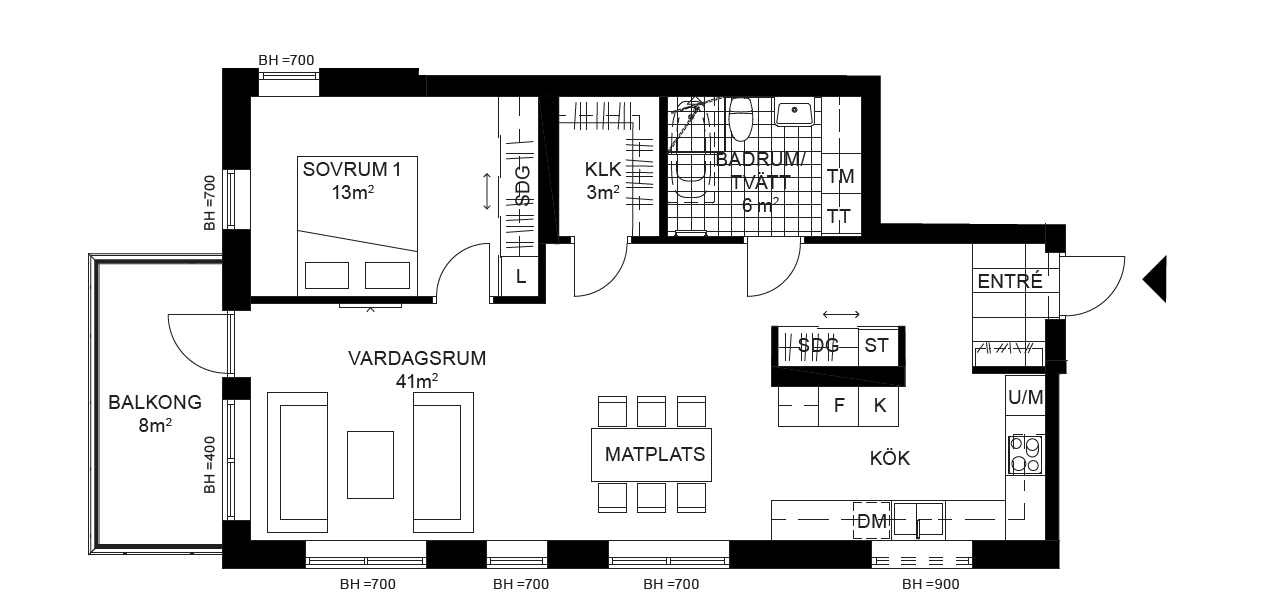
#> input picture Images/Examples/example.png, 1261 x 611 px
$ python detect_walls.py
#> lines starting #> are read from the running program, lines starting #| are printed output that depends on the picture; after the words box and inside, x2 and y2 are one past the last pixel; in counts of white or black regions, pixels touching at a corner belong together
"""
Test function from stackoverflow
https://stackoverflow.com/questions/55356251/how-to-detect-doors-and-windows-from-a-floor-plan-image
"""

import cv2
import matplotlib.pyplot as plt
import numpy as np
import os

example_image_path = (
    os.path.dirname(os.path.realpath(__file__)) + "/../../../Images/Examples/example.png"
)

img = cv2.imread(example_image_path)
#> img is the input picture: shape (611, 1261, 3); mean B, G, R 229.1, 228.9, 229.1

img_bw = 255 * (cv2.cvtColor(img, cv2.COLOR_BGR2GRAY) > 20).astype("uint8")
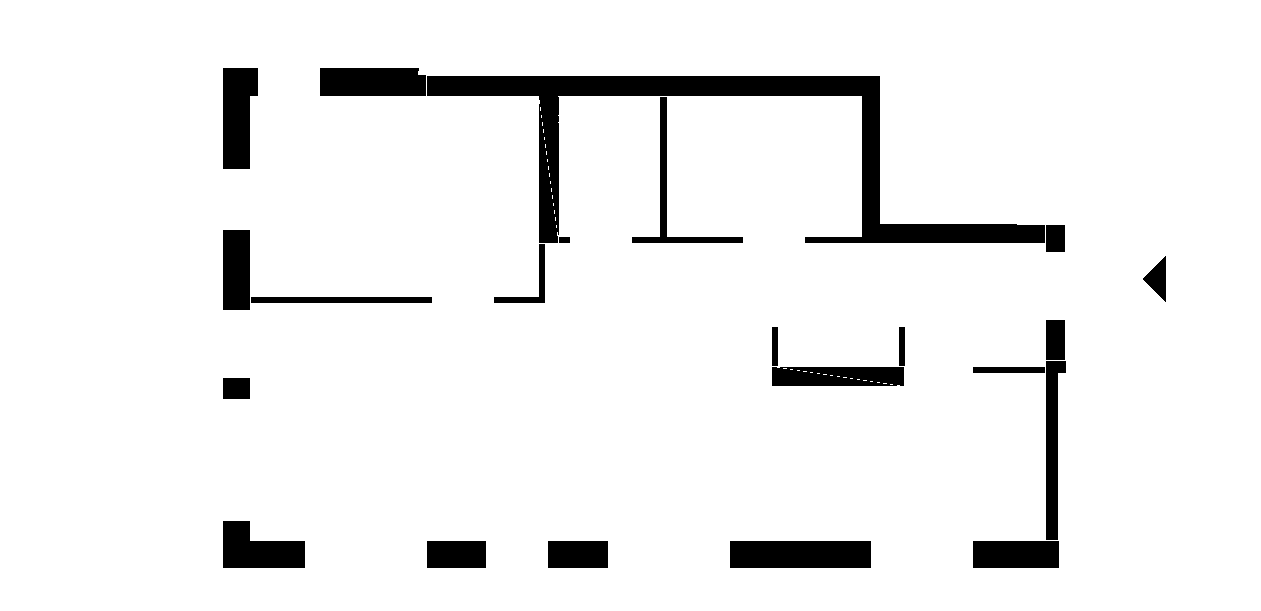
#> img_bw: shape (611, 1261); 93.6% white; 22 black regions, largest, box (x1, y1, x2, y2) and area: (427, 76, 1045, 243) 18014, (730, 541, 871, 568) 3807, (223, 68, 258, 169) 2951

se1 = cv2.getStructuringElement(cv2.MORPH_RECT, (3, 3))
se2 = cv2.getStructuringElement(cv2.MORPH_RECT, (1, 1))
mask = cv2.morphologyEx(img_bw, cv2.MORPH_CLOSE, se1)
#> mask: shape (611, 1261); 93.6% white; 22 black regions, largest, box (x1, y1, x2, y2) and area: (427, 76, 1045, 243) 17995, (730, 541, 871, 568) 3807, (223, 68, 258, 169) 2951
mask = cv2.morphologyEx(mask, cv2.MORPH_OPEN, se2)

mask = np.dstack([mask, mask, mask]) / 255
out = img * mask
plt.figure(figsize=(15, 10))
plt.imshow(out, cmap="gray")
cv2.imshow("test", out)
cv2.waitKey(0)
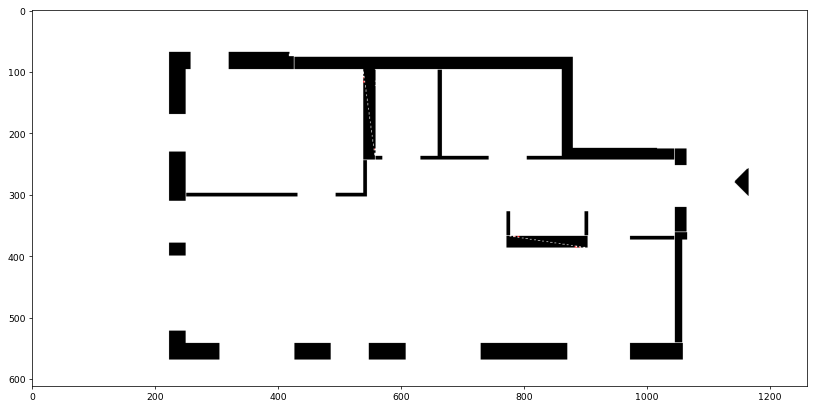
#> figure drawn by matplotlib, 1 panel; B, G, R data is drawn as R, G, B
